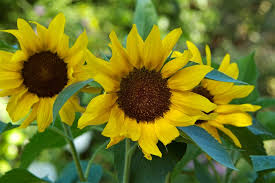
#> input picture Lab_2/Images/Sample_2.jpg, 275 x 183 px, found by its file name
$ python code.py
#> lines starting #> are read from the running program, lines starting #| are printed output that depends on the picture
import cv2
import numpy as np
import matplotlib.pyplot as plt

# Define the image and save paths
image_path = 'Lab_2/Images/Sample_2.jpg'
save_path_filtered = 'Lab_2/Task_5/Negative_Sample_2_Comparison.jpg'

# Read the image in grayscale
img = cv2.imread(image_path, cv2.IMREAD_GRAYSCALE)
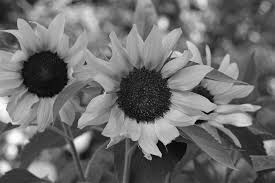
#> img: shape (183, 275); min 0, max 255, mean 109.3
if img is None:
    raise FileNotFoundError(f"File '{image_path}' could not be read. Check if the path is correct.")

M, N = img.shape  # M = image height, N = image width
#> M = 183; N = 275
L = 255  # Maximum intensity value for 8-bit images

# Initialize the output image for the negative transformation
g = np.zeros((M, N), dtype=np.float32)

# Negative transformation
for i in range(M):
    for j in range(N):
        g[i, j] = L - 1 - img[i, j]
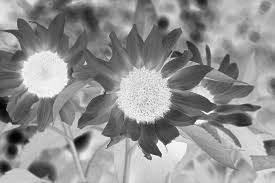
#> g: shape (183, 275) float32; min -1, max 254, mean 144.7; drawn with min black and max white

# Create a single figure with subplots for images and histograms
plt.figure(figsize=(12, 8))

# Original Image and Histogram
plt.subplot(2, 2, 1)
plt.imshow(img, cmap='gray')
plt.title("Original Image")
plt.axis('off')

plt.subplot(2, 2, 2)
plt.hist(img.ravel(), bins=256, range=[0, 256], color='blue')
plt.title('Histogram of Original Image')
plt.xlabel('Intensity Labels')
plt.ylabel('Frequency')

# Negative Image and Histogram
plt.subplot(2, 2, 3)
plt.imshow(g, cmap='gray')
plt.title('Negative Image')
plt.axis('off')

plt.subplot(2, 2, 4)
plt.hist(g.ravel(), bins=256, range=[0, 256], color='blue')
plt.title('Histogram of Negative Image')
plt.xlabel('Intensity Labels')
plt.ylabel('Frequency')

# Save the figure
plt.tight_layout()
plt.savefig(save_path_filtered)
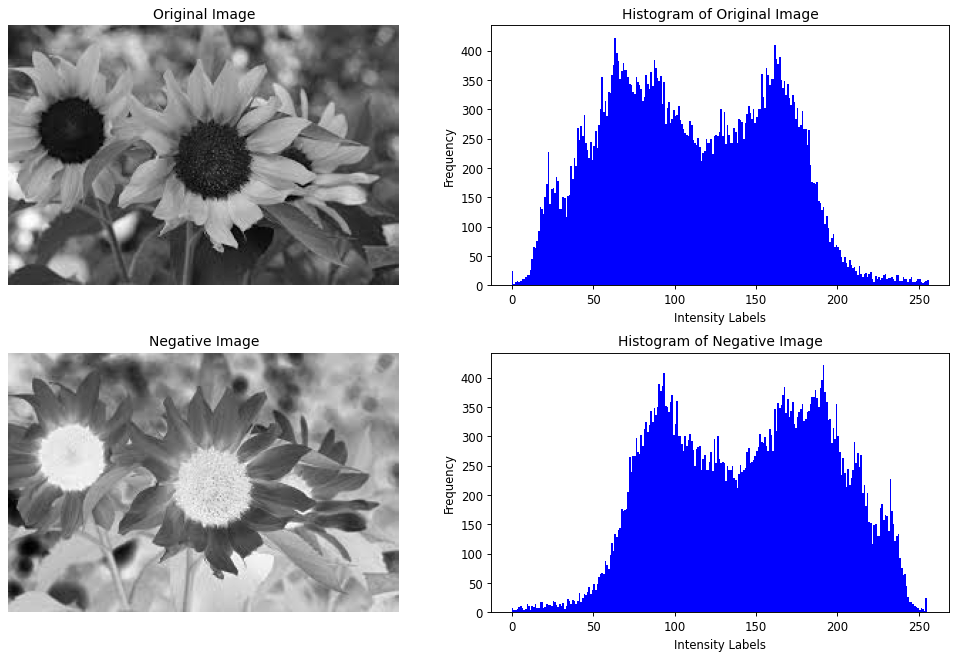
#> figure drawn by matplotlib, 4 panels; panel 2: tallest bar 422 high, from x = 63 to 64; panel 4: tallest bar 422 high, from x = 191 to 192

# Show the figure
plt.show()

$ run again, with Lab_2/Images/Sample_1.png saved as Lab_2/Images/Sample_2.jpg
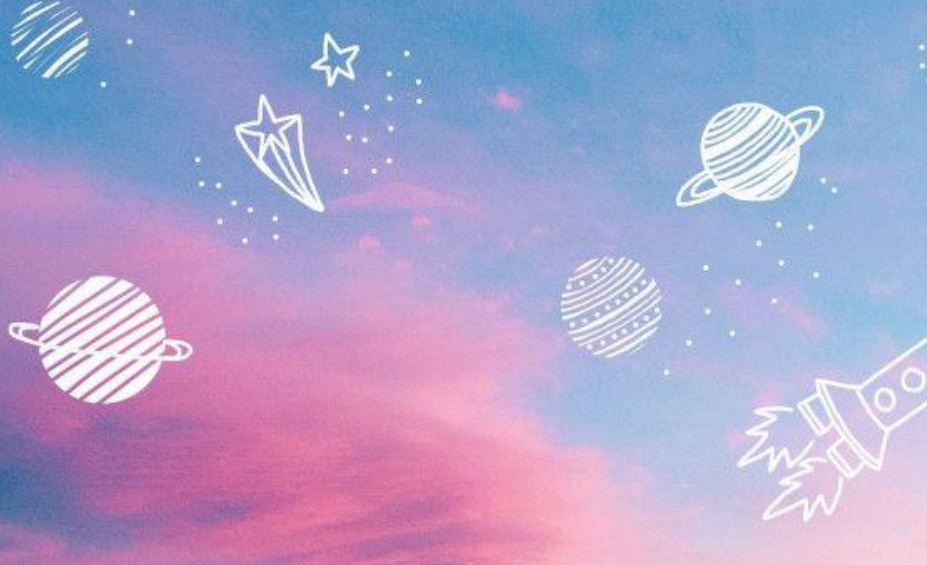
#> input picture Lab_2/Images/Sample_1.png, 927 x 565 px, found by its file name
#> after the loop `for i in range(M):`:
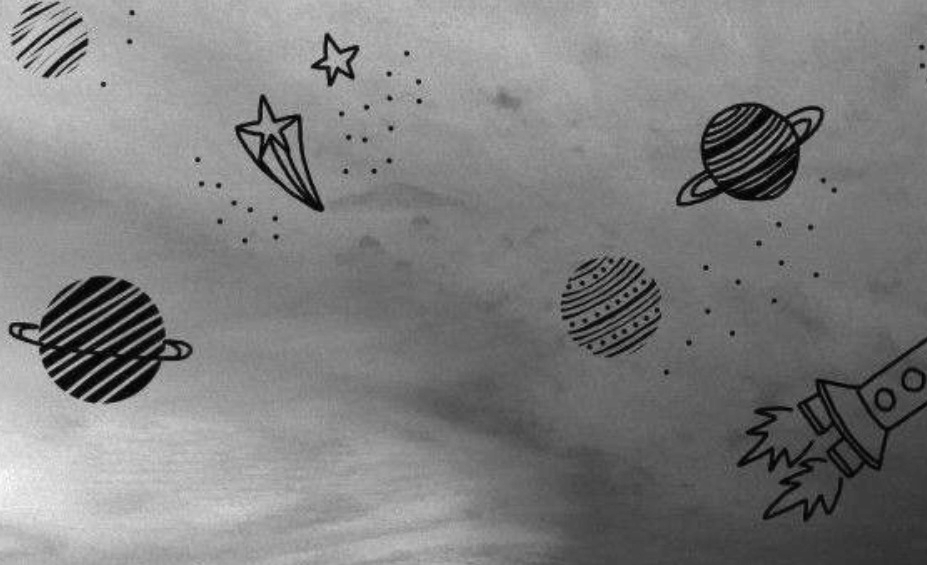
#> g: shape (565, 927) float32; min -1, max 168, mean 83.5; drawn with min black and max white
#> `plt.savefig(save_path_filtered)`:
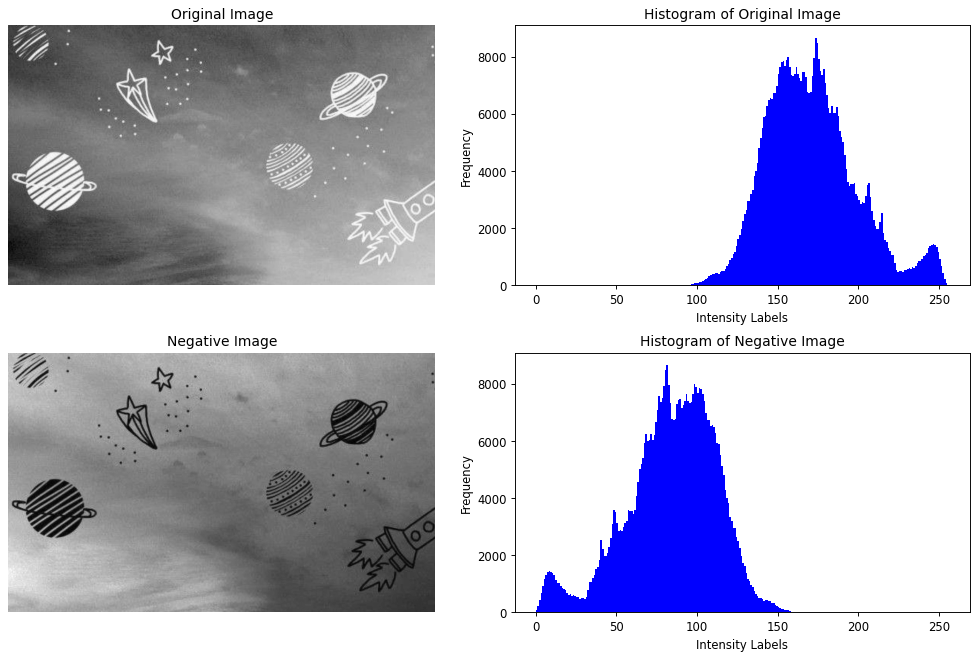
#> figure drawn by matplotlib, 4 panels; panel 2: tallest bar 8655 high, from x = 173 to 174; panel 4: tallest bar 8655 high, from x = 81 to 82
